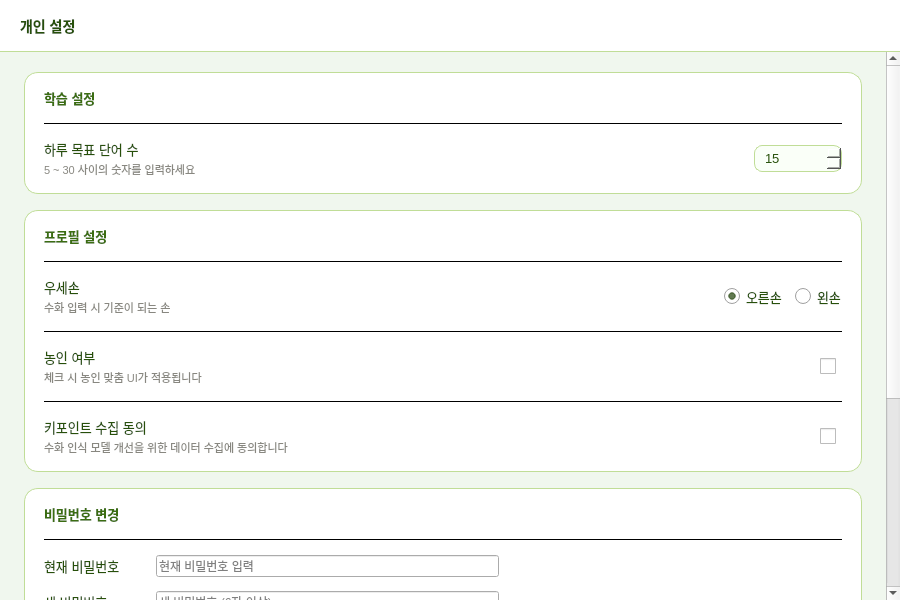
<?xml version="1.0" encoding="UTF-8"?>
<ui version="4.0">
 <class>SettingsWidget</class>
 <widget class="QWidget" name="SettingsWidget">
  <property name="geometry">
   <rect><x>0</x><y>0</y><width>900</width><height>600</height></rect>
  </property>
  <property name="styleSheet">
   <string notr="true">QWidget#SettingsWidget { background: #F0F7EE; }
QWidget#headerArea { background: white; border-bottom: 1px solid #C0DD97; }
QLabel#headerLabel { font-size: 14px; font-weight: 500; color: #27500A; }
QScrollArea#scrollArea { background: #F0F7EE; border: none; }
QWidget#scrollContent { background: #F0F7EE; }
QWidget#sectionCard { background: white; border-radius: 14px; border: 1px solid #C0DD97; }
QLabel#sectionTitle { font-size: 13px; font-weight: 500; color: #3B6D11; }
QLabel#itemLabel { font-size: 13px; color: #27500A; }
QLabel#itemDesc { font-size: 11px; color: #888780; }
QLabel#statusLabel { font-size: 12px; color: #639922; }
QSpinBox#goalSpinBox {
    border: 1px solid #C0DD97; border-radius: 8px;
    padding: 4px 8px; font-size: 13px; color: #27500A;
    background: #FAFFF8; min-width: 70px; max-width: 70px;
}
QSpinBox#goalSpinBox:focus { border-color: #639922; }
QRadioButton { font-size: 13px; color: #27500A; }
QRadioButton::indicator { width: 16px; height: 16px; }
QCheckBox { font-size: 13px; color: #27500A; }
QCheckBox::indicator { width: 16px; height: 16px; }
QLineEdit#pwEdit {
    border: 1px solid #C0DD97; border-radius: 8px;
    padding: 6px 12px; font-size: 13px; color: #27500A;
    background: #FAFFF8; min-width: 200px; max-width: 200px;
}
QLineEdit#pwEdit:focus { border-color: #639922; }
QPushButton#saveBtn {
    background: #3B6D11; color: white; border: none;
    border-radius: 8px; font-size: 13px; font-weight: 500;
    padding: 9px 28px;
}
QPushButton#saveBtn:hover { background: #27500A; }
QPushButton#saveBtn:disabled { background: #B4B2A9; }
QPushButton#withdrawBtn {
    background: transparent; color: #A93226;
    border: 1px solid #F1948A; border-radius: 8px;
    font-size: 13px; padding: 8px 20px;
}
QPushButton#withdrawBtn:hover { background: #FDEDEC; }
QFrame#divider { background: #EAF3DE; max-height: 1px; min-height: 1px; }</string>
  </property>
  <layout class="QVBoxLayout" name="rootLayout">
   <property name="spacing"><number>0</number></property>
   <property name="leftMargin"><number>0</number></property>
   <property name="topMargin"><number>0</number></property>
   <property name="rightMargin"><number>0</number></property>
   <property name="bottomMargin"><number>0</number></property>
   <item>
    <widget class="QWidget" name="headerArea">
     <property name="minimumSize"><size><width>0</width><height>52</height></size></property>
     <property name="maximumSize"><size><width>16777215</width><height>52</height></size></property>
     <layout class="QHBoxLayout" name="headerLayout">
      <property name="leftMargin"><number>20</number></property>
      <property name="rightMargin"><number>20</number></property>
      <property name="topMargin"><number>0</number></property>
      <property name="bottomMargin"><number>0</number></property>
      <property name="spacing"><number>12</number></property>
      <item>
       <widget class="QLabel" name="headerLabel">
        <property name="text"><string>개인 설정</string></property>
       </widget>
      </item>
      <item>
       <spacer>
        <property name="orientation"><enum>Qt::Horizontal</enum></property>
        <property name="sizeHint" stdset="0"><size><width>40</width><height>20</height></size></property>
       </spacer>
      </item>
      <item>
       <widget class="QLabel" name="statusLabel">
        <property name="text"><string></string></property>
        <property name="visible"><bool>false</bool></property>
       </widget>
      </item>
     </layout>
    </widget>
   </item>
   <item>
    <widget class="QScrollArea" name="scrollArea">
     <property name="widgetResizable"><bool>true</bool></property>
     <widget class="QWidget" name="scrollContent">
      <layout class="QVBoxLayout" name="scrollLayout">
       <property name="leftMargin"><number>24</number></property>
       <property name="topMargin"><number>20</number></property>
       <property name="rightMargin"><number>24</number></property>
       <property name="bottomMargin"><number>24</number></property>
       <property name="spacing"><number>16</number></property>

       <!-- 섹션 1: 학습 설정 -->
       <item>
        <widget class="QWidget" name="sectionCard">
         <layout class="QVBoxLayout" name="section1Layout">
          <property name="leftMargin"><number>20</number></property>
          <property name="topMargin"><number>16</number></property>
          <property name="rightMargin"><number>20</number></property>
          <property name="bottomMargin"><number>16</number></property>
          <property name="spacing"><number>14</number></property>
          <item>
           <widget class="QLabel" name="sectionTitle">
            <property name="text"><string>학습 설정</string></property>
           </widget>
          </item>
          <item>
           <widget class="QFrame" name="divider1">
            <property name="frameShape"><enum>QFrame::HLine</enum></property>
           </widget>
          </item>
          <!-- 하루 목표 단어 수 -->
          <item>
           <layout class="QHBoxLayout" name="goalRow">
            <property name="spacing"><number>12</number></property>
            <item>
             <layout class="QVBoxLayout" name="goalLabelCol">
              <property name="spacing"><number>2</number></property>
              <item>
               <widget class="QLabel" name="itemLabel">
                <property name="text"><string>하루 목표 단어 수</string></property>
               </widget>
              </item>
              <item>
               <widget class="QLabel" name="goalDesc">
                <property name="text"><string>5 ~ 30 사이의 숫자를 입력하세요</string></property>
                <property name="styleSheet"><string>font-size:11px; color:#888780;</string></property>
               </widget>
              </item>
             </layout>
            </item>
            <item>
             <spacer>
              <property name="orientation"><enum>Qt::Horizontal</enum></property>
              <property name="sizeHint" stdset="0"><size><width>40</width><height>20</height></size></property>
             </spacer>
            </item>
            <item>
             <widget class="QSpinBox" name="goalSpinBox">
              <property name="minimum"><number>5</number></property>
              <property name="maximum"><number>30</number></property>
              <property name="value"><number>15</number></property>
             </widget>
            </item>
           </layout>
          </item>
         </layout>
        </widget>
       </item>

       <!-- 섹션 2: 프로필 설정 -->
       <item>
        <widget class="QWidget" name="sectionCard2">
         <property name="styleSheet"><string>QWidget#sectionCard2 { background: white; border-radius: 14px; border: 1px solid #C0DD97; }</string></property>
         <layout class="QVBoxLayout" name="section2Layout">
          <property name="leftMargin"><number>20</number></property>
          <property name="topMargin"><number>16</number></property>
          <property name="rightMargin"><number>20</number></property>
          <property name="bottomMargin"><number>16</number></property>
          <property name="spacing"><number>14</number></property>
          <item>
           <widget class="QLabel" name="sectionTitle2">
            <property name="text"><string>프로필 설정</string></property>
            <property name="styleSheet"><string>font-size: 13px; font-weight: 500; color: #3B6D11;</string></property>
           </widget>
          </item>
          <item>
           <widget class="QFrame" name="divider2">
            <property name="frameShape"><enum>QFrame::HLine</enum></property>
           </widget>
          </item>
          <!-- 우세손 -->
          <item>
           <layout class="QHBoxLayout" name="handRow">
            <property name="spacing"><number>12</number></property>
            <item>
             <layout class="QVBoxLayout" name="handLabelCol">
              <property name="spacing"><number>2</number></property>
              <item>
               <widget class="QLabel" name="handLabel">
                <property name="text"><string>우세손</string></property>
                <property name="styleSheet"><string>font-size:13px; color:#27500A;</string></property>
               </widget>
              </item>
              <item>
               <widget class="QLabel" name="handDesc">
                <property name="text"><string>수화 입력 시 기준이 되는 손</string></property>
                <property name="styleSheet"><string>font-size:11px; color:#888780;</string></property>
               </widget>
              </item>
             </layout>
            </item>
            <item>
             <spacer>
              <property name="orientation"><enum>Qt::Horizontal</enum></property>
              <property name="sizeHint" stdset="0"><size><width>40</width><height>20</height></size></property>
             </spacer>
            </item>
            <item>
             <widget class="QRadioButton" name="rightHandBtn">
              <property name="text"><string>오른손</string></property>
              <property name="checked"><bool>true</bool></property>
             </widget>
            </item>
            <item>
             <widget class="QRadioButton" name="leftHandBtn">
              <property name="text"><string>왼손</string></property>
             </widget>
            </item>
           </layout>
          </item>
          <item>
           <widget class="QFrame" name="divider3">
            <property name="frameShape"><enum>QFrame::HLine</enum></property>
           </widget>
          </item>
          <!-- 농인 여부 -->
          <item>
           <layout class="QHBoxLayout" name="deafRow">
            <property name="spacing"><number>12</number></property>
            <item>
             <layout class="QVBoxLayout" name="deafLabelCol">
              <property name="spacing"><number>2</number></property>
              <item>
               <widget class="QLabel" name="deafLabel">
                <property name="text"><string>농인 여부</string></property>
                <property name="styleSheet"><string>font-size:13px; color:#27500A;</string></property>
               </widget>
              </item>
              <item>
               <widget class="QLabel" name="deafDesc">
                <property name="text"><string>체크 시 농인 맞춤 UI가 적용됩니다</string></property>
                <property name="styleSheet"><string>font-size:11px; color:#888780;</string></property>
               </widget>
              </item>
             </layout>
            </item>
            <item>
             <spacer>
              <property name="orientation"><enum>Qt::Horizontal</enum></property>
              <property name="sizeHint" stdset="0"><size><width>40</width><height>20</height></size></property>
             </spacer>
            </item>
            <item>
             <widget class="QCheckBox" name="deafCheckBox">
              <property name="text"><string></string></property>
             </widget>
            </item>
           </layout>
          </item>
          <item>
           <widget class="QFrame" name="divider4">
            <property name="frameShape"><enum>QFrame::HLine</enum></property>
           </widget>
          </item>
          <!-- 키포인트 수집 동의 -->
          <item>
           <layout class="QHBoxLayout" name="consentRow">
            <property name="spacing"><number>12</number></property>
            <item>
             <layout class="QVBoxLayout" name="consentLabelCol">
              <property name="spacing"><number>2</number></property>
              <item>
               <widget class="QLabel" name="consentLabel">
                <property name="text"><string>키포인트 수집 동의</string></property>
                <property name="styleSheet"><string>font-size:13px; color:#27500A;</string></property>
               </widget>
              </item>
              <item>
               <widget class="QLabel" name="consentDesc">
                <property name="text"><string>수화 인식 모델 개선을 위한 데이터 수집에 동의합니다</string></property>
                <property name="styleSheet"><string>font-size:11px; color:#888780;</string></property>
               </widget>
              </item>
             </layout>
            </item>
            <item>
             <spacer>
              <property name="orientation"><enum>Qt::Horizontal</enum></property>
              <property name="sizeHint" stdset="0"><size><width>40</width><height>20</height></size></property>
             </spacer>
            </item>
            <item>
             <widget class="QCheckBox" name="consentCheckBox">
              <property name="text"><string></string></property>
             </widget>
            </item>
           </layout>
          </item>
         </layout>
        </widget>
       </item>

       <!-- 섹션 3: 비밀번호 변경 -->
       <item>
        <widget class="QWidget" name="sectionCard3">
         <property name="styleSheet"><string>QWidget#sectionCard3 { background: white; border-radius: 14px; border: 1px solid #C0DD97; }</string></property>
         <layout class="QVBoxLayout" name="section3Layout">
          <property name="leftMargin"><number>20</number></property>
          <property name="topMargin"><number>16</number></property>
          <property name="rightMargin"><number>20</number></property>
          <property name="bottomMargin"><number>16</number></property>
          <property name="spacing"><number>14</number></property>
          <item>
           <widget class="QLabel" name="sectionTitle3">
            <property name="text"><string>비밀번호 변경</string></property>
            <property name="styleSheet"><string>font-size: 13px; font-weight: 500; color: #3B6D11;</string></property>
           </widget>
          </item>
          <item>
           <widget class="QFrame" name="divider5">
            <property name="frameShape"><enum>QFrame::HLine</enum></property>
           </widget>
          </item>
          <!-- 현재 비밀번호 -->
          <item>
           <layout class="QHBoxLayout" name="curPwRow">
            <property name="spacing"><number>12</number></property>
            <item>
             <widget class="QLabel" name="curPwLabel">
              <property name="text"><string>현재 비밀번호</string></property>
              <property name="styleSheet"><string>font-size:13px; color:#27500A; min-width:100px;</string></property>
             </widget>
            </item>
            <item>
             <widget class="QLineEdit" name="curPwEdit">
              <property name="objectName"><string>pwEdit</string></property>
              <property name="echoMode"><enum>QLineEdit::Password</enum></property>
              <property name="placeholderText"><string>현재 비밀번호 입력</string></property>
             </widget>
            </item>
            <item>
             <spacer>
              <property name="orientation"><enum>Qt::Horizontal</enum></property>
              <property name="sizeHint" stdset="0"><size><width>40</width><height>20</height></size></property>
             </spacer>
            </item>
           </layout>
          </item>
          <!-- 새 비밀번호 -->
          <item>
           <layout class="QHBoxLayout" name="newPwRow">
            <property name="spacing"><number>12</number></property>
            <item>
             <widget class="QLabel" name="newPwLabel">
              <property name="text"><string>새 비밀번호</string></property>
              <property name="styleSheet"><string>font-size:13px; color:#27500A; min-width:100px;</string></property>
             </widget>
            </item>
            <item>
             <widget class="QLineEdit" name="newPwEdit">
              <property name="objectName"><string>pwEdit</string></property>
              <property name="echoMode"><enum>QLineEdit::Password</enum></property>
              <property name="placeholderText"><string>새 비밀번호 (6자 이상)</string></property>
             </widget>
            </item>
            <item>
             <spacer>
              <property name="orientation"><enum>Qt::Horizontal</enum></property>
              <property name="sizeHint" stdset="0"><size><width>40</width><height>20</height></size></property>
             </spacer>
            </item>
           </layout>
          </item>
          <!-- 새 비밀번호 확인 -->
          <item>
           <layout class="QHBoxLayout" name="confirmPwRow">
            <property name="spacing"><number>12</number></property>
            <item>
             <widget class="QLabel" name="confirmPwLabel">
              <property name="text"><string>비밀번호 확인</string></property>
              <property name="styleSheet"><string>font-size:13px; color:#27500A; min-width:100px;</string></property>
             </widget>
            </item>
            <item>
             <widget class="QLineEdit" name="confirmPwEdit">
              <property name="objectName"><string>pwEdit</string></property>
              <property name="echoMode"><enum>QLineEdit::Password</enum></property>
              <property name="placeholderText"><string>새 비밀번호 재입력</string></property>
             </widget>
            </item>
            <item>
             <spacer>
              <property name="orientation"><enum>Qt::Horizontal</enum></property>
              <property name="sizeHint" stdset="0"><size><width>40</width><height>20</height></size></property>
             </spacer>
            </item>
           </layout>
          </item>
          <item>
           <widget class="QLabel" name="pwErrorLabel">
            <property name="text"><string></string></property>
            <property name="visible"><bool>false</bool></property>
            <property name="styleSheet"><string>font-size:12px; color:#A93226;</string></property>
           </widget>
          </item>
         </layout>
        </widget>
       </item>

       <!-- 저장 버튼 -->
       <item>
        <layout class="QHBoxLayout" name="saveBtnRow">
         <property name="spacing"><number>12</number></property>
         <item>
          <spacer>
           <property name="orientation"><enum>Qt::Horizontal</enum></property>
           <property name="sizeHint" stdset="0"><size><width>40</width><height>20</height></size></property>
          </spacer>
         </item>
         <item>
          <widget class="QPushButton" name="saveBtn">
           <property name="text"><string>저장</string></property>
           <property name="cursor"><cursorShape>PointingHandCursor</cursorShape></property>
          </widget>
         </item>
        </layout>
       </item>

       <!-- 섹션 4: 계정 관리 -->
       <item>
        <widget class="QWidget" name="sectionCard4">
         <property name="styleSheet"><string>QWidget#sectionCard4 { background: white; border-radius: 14px; border: 1px solid #F1948A; }</string></property>
         <layout class="QVBoxLayout" name="section4Layout">
          <property name="leftMargin"><number>20</number></property>
          <property name="topMargin"><number>16</number></property>
          <property name="rightMargin"><number>20</number></property>
          <property name="bottomMargin"><number>16</number></property>
          <property name="spacing"><number>14</number></property>
          <item>
           <widget class="QLabel" name="sectionTitle4">
            <property name="text"><string>계정 관리</string></property>
            <property name="styleSheet"><string>font-size: 13px; font-weight: 500; color: #A93226;</string></property>
           </widget>
          </item>
          <item>
           <widget class="QFrame" name="divider6">
            <property name="frameShape"><enum>QFrame::HLine</enum></property>
           </widget>
          </item>
          <item>
           <layout class="QHBoxLayout" name="withdrawRow">
            <property name="spacing"><number>12</number></property>
            <item>
             <layout class="QVBoxLayout" name="withdrawLabelCol">
              <property name="spacing"><number>2</number></property>
              <item>
               <widget class="QLabel" name="withdrawLabel">
                <property name="text"><string>회원 탈퇴</string></property>
                <property name="styleSheet"><string>font-size:13px; color:#A93226;</string></property>
               </widget>
              </item>
              <item>
               <widget class="QLabel" name="withdrawDesc">
                <property name="text"><string>탈퇴 시 모든 데이터가 삭제됩니다 (복구 불가)</string></property>
                <property name="styleSheet"><string>font-size:11px; color:#888780;</string></property>
               </widget>
              </item>
             </layout>
            </item>
            <item>
             <spacer>
              <property name="orientation"><enum>Qt::Horizontal</enum></property>
              <property name="sizeHint" stdset="0"><size><width>40</width><height>20</height></size></property>
             </spacer>
            </item>
            <item>
             <widget class="QPushButton" name="withdrawBtn">
              <property name="text"><string>회원 탈퇴</string></property>
              <property name="cursor"><cursorShape>PointingHandCursor</cursorShape></property>
             </widget>
            </item>
           </layout>
          </item>
         </layout>
        </widget>
       </item>

       <item>
        <spacer>
         <property name="orientation"><enum>Qt::Vertical</enum></property>
         <property name="sizeHint" stdset="0"><size><width>20</width><height>20</height></size></property>
        </spacer>
       </item>
      </layout>
     </widget>
    </widget>
   </item>
  </layout>
 </widget>
 <resources/>
 <connections/>
</ui>
